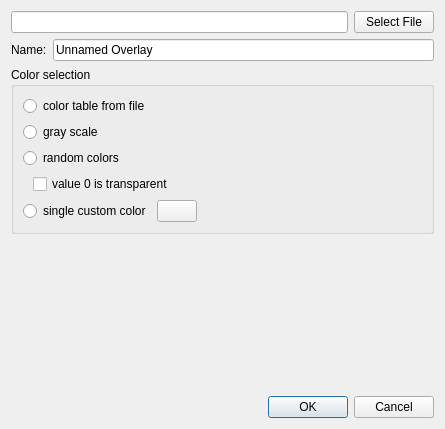
<?xml version="1.0" encoding="UTF-8"?>
<ui version="4.0">
 <class>Dialog</class>
 <widget class="QDialog" name="Dialog">
  <property name="geometry">
   <rect>
    <x>0</x>
    <y>0</y>
    <width>445</width>
    <height>429</height>
   </rect>
  </property>
  <property name="windowTitle">
   <string>Dialog</string>
  </property>
  <layout class="QVBoxLayout" name="verticalLayout_4">
   <item>
    <layout class="QVBoxLayout" name="verticalLayout_3">
     <item>
      <layout class="QHBoxLayout" name="horizontalLayout">
       <item>
        <widget class="QLineEdit" name="filenameEdit"/>
       </item>
       <item>
        <widget class="QPushButton" name="filenameButton">
         <property name="text">
          <string>Select File</string>
         </property>
        </widget>
       </item>
      </layout>
     </item>
    </layout>
   </item>
   <item>
    <layout class="QHBoxLayout" name="horizontalLayout_2">
     <item>
      <widget class="QLabel" name="label">
       <property name="text">
        <string>Name:</string>
       </property>
      </widget>
     </item>
     <item>
      <widget class="QLineEdit" name="nameEdit">
       <property name="text">
        <string>Unnamed Overlay</string>
       </property>
      </widget>
     </item>
    </layout>
   </item>
   <item>
    <widget class="QGroupBox" name="groupBox">
     <property name="title">
      <string>Color selection</string>
     </property>
     <layout class="QVBoxLayout" name="verticalLayout_2">
      <item>
       <layout class="QVBoxLayout" name="verticalLayout">
        <item>
         <widget class="QRadioButton" name="useColorTableFromFileButton">
          <property name="text">
           <string>color table from file</string>
          </property>
         </widget>
        </item>
        <item>
         <widget class="QRadioButton" name="grayScaleButton">
          <property name="text">
           <string>gray scale</string>
          </property>
         </widget>
        </item>
        <item>
         <widget class="QRadioButton" name="randomColorsButton">
          <property name="text">
           <string>random colors</string>
          </property>
         </widget>
        </item>
        <item>
         <layout class="QHBoxLayout" name="horizontalLayout_4">
          <item>
           <spacer name="horizontalSpacer_2">
            <property name="orientation">
             <enum>Qt::Horizontal</enum>
            </property>
            <property name="sizeType">
             <enum>QSizePolicy::Fixed</enum>
            </property>
            <property name="sizeHint" stdset="0">
             <size>
              <width>10</width>
              <height>10</height>
             </size>
            </property>
           </spacer>
          </item>
          <item>
           <widget class="QCheckBox" name="valueZeroTransparentCheck">
            <property name="text">
             <string>value 0 is transparent</string>
            </property>
           </widget>
          </item>
         </layout>
        </item>
        <item>
         <layout class="QHBoxLayout" name="horizontalLayout_3">
          <item>
           <widget class="QRadioButton" name="customColorButton">
            <property name="text">
             <string>single custom color</string>
            </property>
           </widget>
          </item>
          <item>
           <widget class="QPushButton" name="colorButton">
            <property name="text">
             <string/>
            </property>
           </widget>
          </item>
          <item>
           <spacer name="horizontalSpacer">
            <property name="orientation">
             <enum>Qt::Horizontal</enum>
            </property>
            <property name="sizeHint" stdset="0">
             <size>
              <width>40</width>
              <height>20</height>
             </size>
            </property>
           </spacer>
          </item>
         </layout>
        </item>
       </layout>
      </item>
     </layout>
    </widget>
   </item>
   <item>
    <spacer name="verticalSpacer">
     <property name="orientation">
      <enum>Qt::Vertical</enum>
     </property>
     <property name="sizeHint" stdset="0">
      <size>
       <width>20</width>
       <height>40</height>
      </size>
     </property>
    </spacer>
   </item>
   <item>
    <widget class="QDialogButtonBox" name="buttonBox">
     <property name="orientation">
      <enum>Qt::Horizontal</enum>
     </property>
     <property name="standardButtons">
      <set>QDialogButtonBox::Cancel|QDialogButtonBox::Ok</set>
     </property>
    </widget>
   </item>
  </layout>
 </widget>
 <resources/>
 <connections>
  <connection>
   <sender>buttonBox</sender>
   <signal>accepted()</signal>
   <receiver>Dialog</receiver>
   <slot>accept()</slot>
   <hints>
    <hint type="sourcelabel">
     <x>248</x>
     <y>254</y>
    </hint>
    <hint type="destinationlabel">
     <x>157</x>
     <y>274</y>
    </hint>
   </hints>
  </connection>
  <connection>
   <sender>buttonBox</sender>
   <signal>rejected()</signal>
   <receiver>Dialog</receiver>
   <slot>reject()</slot>
   <hints>
    <hint type="sourcelabel">
     <x>316</x>
     <y>260</y>
    </hint>
    <hint type="destinationlabel">
     <x>286</x>
     <y>274</y>
    </hint>
   </hints>
  </connection>
 </connections>
</ui>
